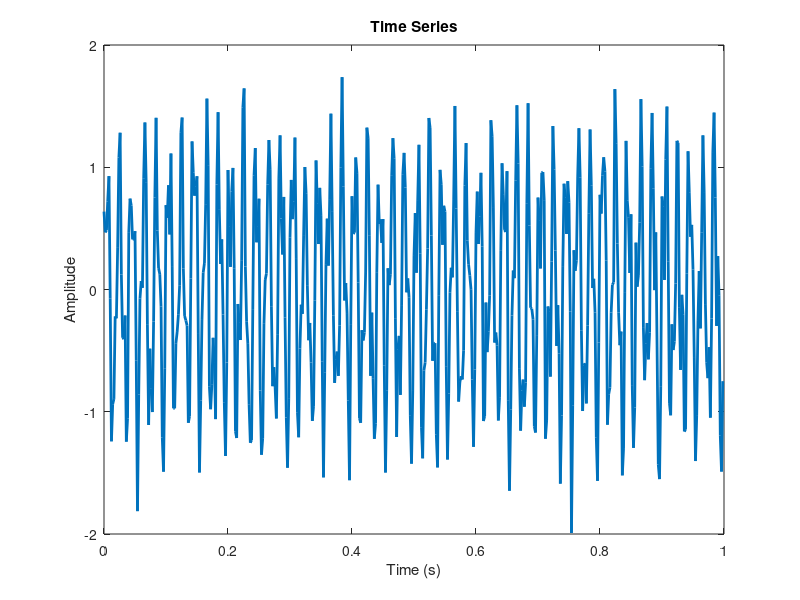

This chart was generated by the following MATLAB code: (Note: this script raises an error after producing the figure.)
% Fourier Analysis of a Time Series
% (C) 2025 Moo K. Chung
% University of Wisconsin-Madison
%
% Update history
% 2025 Febuary 2: created

% Nyquist-Shannon Sampling Theorem states that a continuous 
% signal can be completely reconstructed from its sampled 
% version if it is sampled at a rate at least twice its 
% highest frequency component. 

% Generate a sample time series (sum of sinusoids with noise)
fs = 500;  % Sampling frequency in Hertz (Hz) represents 
% the number of cycles per second of a periodic signal. 
%% Hence we can model time series data with up to 250 HZ. 
% It describes how fast a signal oscillates over time. 
% A frequency of 1 Hz means that a wave completes one 
% full cycle per second, while a frequency of 50 Hz means
% the wave repeats 50 times per second.

T = 1;      % Total duration in seconds
t = 0:1/fs:(T-1/fs); % Time points where time series x will be sampled
%x = sin(2*pi*50*t) + 0.5*sin(2*pi*120*t) + 0.2*randn(size(t));
x = sin(2*pi*50*t) + 0.5*cos(2*pi*120*t) + 0.2*randn(size(t));

% Signal (50 and 120 Hz) with noise
% Hertz (Hz) is the unit of frequency, which 
% measures how many cycles (or oscillations) of a 
% periodic signal occur per second.

figure;
plot(t, x, 'LineWidth', 2);
xlabel('Time (s)');
ylabel('Amplitude');
title('Time Series');
figure_bigger(30)


% Discrete Fourier Transform
X = fft(x); 
N = length(x); 
freq = (0:N-1)*(fs/N); % Frequency vector

% Compute the magnitude of the spectrum
X_mag = abs(X)/N; % Normalize by N
X_mag = X_mag(1:N/2); % Take the first half (positive frequencies)
freq = freq(1:N/2);   % Corresponding frequency axis

% Identify multiple prominent frequencies using findpeaks
num_peaks = 2; % Number of prominent frequencies to detect
[pks, locs] = findpeaks(X_mag, 'SortStr', 'descend', 'NPeaks', num_peaks);
dominant_freqs = freq(locs);

% Plot the Fourier Transform magnitude spectrum
figure
plot(freq, X_mag, 'b', 'LineWidth', 1.5);
xlabel('Frequency (Hz)');
ylabel('Magnitude: Fourier Transform');
grid on; hold on;

% Mark the most prominent frequencies
plot(dominant_freqs, pks, 'ro', 'MarkerSize', 8, 'LineWidth', 2);
for i = 1:num_peaks
    text(dominant_freqs(i), pks(i), sprintf(' %.1f Hz', dominant_freqs(i)), 'VerticalAlignment', 'bottom', 'FontSize', 30);
end
hold off; figure_bigger(30)


% Define STFT parameters
window_length = 50;  
% Window size in samples (defines how much of the signal is analyzed at a time)
% A larger window gives better frequency resolution but worse time resolution.
% A smaller window improves time resolution but results in poor frequency resolution.

overlap = window_length - 1; %one time point at a time. 

%overlap = window_length / 2; 
nfft = 512;  
% Number of FFT points (defines frequency resolution)
% This determines how finely frequencies are resolved in 
% the spectrogram. Choosing `nfft` greater than `window_length` 
% results in zero-padding, which can provide better spectral 
% interpolation but does not increase actual frequency resolution.
% Choosing `nfft` smaller than `window_length` may cause 
% aliasing or resolution loss.

% Compute the spectrogram
[S, F, T_S, P] = spectrogram(x, window_length, overlap, nfft, fs);

% Convert power to dB scale
% The power in decibels (dB) is computed using the logarithm 
% of the power spectrum:
% decibel = 10 * log10 (Power spectrum)

P_dB = 10*log10(abs(P) + eps); % Adding eps to avoid log(0)
% eps = 2.2204e-16; numerical accuracy of MATLAB. 
% This can be adjusted manually.

% Plot the spectrogram
figure;
imagesc(T_S, F, P_dB);
axis xy; % Ensure frequency is on the y-axis
xlabel('Time (s)');
ylabel('Frequency (Hz)');
title('Spectrogram');
figure_bigger(30)
colorbar; colormap jet;
ylim([0 250]); 

% Extract first voxel's time series from rs-fMRI data
x = rsfMRI(:,1,1);

% Compute FFT
X = fft(x); 
N = length(x); 

% Define sampling frequency based on TR
TR = 0.72; % Repetition Time in seconds
fs = 1/TR; % Sampling frequency in Hz

% Compute the correct frequency vector
freq = (0:N/2-1)*(fs/N); % Only take positive frequencies

% Compute the magnitude of the spectrum
X_mag = abs(X)/N; % Normalize by N
X_mag = X_mag(1:N/2); % Take only positive frequencies

% Identify multiple prominent frequencies using findpeaks
num_peaks = 3; % Number of prominent frequencies to detect
[pks, locs] = findpeaks(X_mag, 'SortStr', 'descend', 'NPeaks', num_peaks);
dominant_freqs = freq(locs);

% Plot the Fourier Transform magnitude spectrum
figure;
plot(freq, X_mag, 'b', 'LineWidth', 1.5);
xlabel('Frequency (Hz)');
ylabel('Magnitude: Fourier Transform');
grid on; hold on;

% Mark the most prominent frequencies
plot(dominant_freqs, pks, 'ro', 'MarkerSize', 8, 'LineWidth', 2);
for i = 1:num_peaks
    text(dominant_freqs(i), pks(i), sprintf(' %.2f Hz', dominant_freqs(i)), ...
        'VerticalAlignment', 'bottom', 'FontSize', 30);
end
hold off;
figure_bigger(30)


%---------
% Real rs-fMRI data
x=rsfMRI(:,1,1)

X = fft(x); 
N = length(x); 
freq = (0:N-1)*(fs/N); % Frequency vector

% Define sampling frequency based on TR
TR = 0.72; % Repetition Time in seconds
fs = 1/TR; % Sampling frequency in Hz

% Compute the correct frequency vector
freq = (0:N/2-1)*(fs/N); % Only take positive frequencies


% Compute the magnitude of the spectrum
X_mag = abs(X)/N; % Normalize by N
X_mag = X_mag(1:N/2); % Take the first half (positive frequencies)
freq = freq(1:N/2);   % Corresponding frequency axis

% Identify multiple prominent frequencies using findpeaks
num_peaks = 3; % Number of prominent frequencies to detect
[pks, locs] = findpeaks(X_mag, 'SortStr', 'descend', 'NPeaks', num_peaks);
dominant_freqs = freq(locs);

% Plot the Fourier Transform magnitude spectrum
figure
plot(freq, X_mag, 'b', 'LineWidth', 1.5);
xlabel('Frequency (Hz)');
ylabel('Magnitude: Fourier Transform');
grid on; hold on;

% Mark the most prominent frequencies
plot(dominant_freqs, pks, 'ro', 'MarkerSize', 8, 'LineWidth', 2);
for i = 1:num_peaks
    text(dominant_freqs(i), pks(i), sprintf(' %.1f Hz', dominant_freqs(i)), 'VerticalAlignment', 'bottom', 'FontSize', 30);
end
hold off; figure_bigger(30)

xlim([0 0.1])